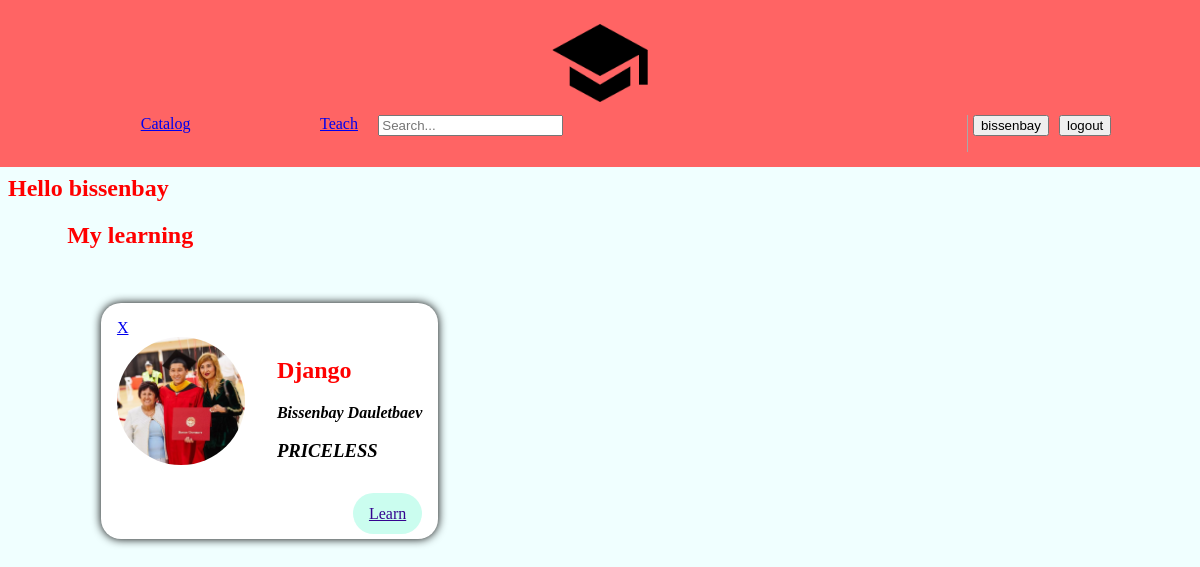
Screenshot of /account/Learning/ (signed in) with the database file from the repository.
### main/models.py (models this page shows, shortened)
class Course(models.Model):
    coursename = models.CharField(max_length=256, null=False)
    teacher = models.CharField(max_length=32, null=False)
    icon = models.ImageField(upload_to='course_images' , null=False)
    price = models.DecimalField(max_digits=8, decimal_places=2)
    added = models.ManyToManyField(User, default=None,related_name='added')
    learn_user = models.ManyToManyField(User,blank=True,related_name='learn_user')
    liked = models.BooleanField(default=False)

### main/views.py (the view)
# urls.py: path('account/Learning/', views.chec_learning, name='learn'),
def chec_learning(request):
    name = request.user.username
    user_id = User.objects.get(username = name).pk
    learn_courses = Course.objects.filter(
        Q(learn_user = user_id)
    )
    a = len(learn_courses)
    return render(request, 'main/Learning.html', {
        'a':a,
        'name':name,
        'courses': learn_courses,
        'request': request,
    })

### main/templates/main/Learning.html
{% include 'main/header.html' %} {% load static %}
<body>
    <div class="course">
        <h2>Hello {{ name }}</h2>
        <main>
            <section>
                {% if a == 0 %}
                <h2>You don't have learning any courses</h2>
                {% else %}
                <h2>My learning</h2>
                <ol>
                        {% for course in courses %}
                            <li class="meetup-item">
                            <article>
                                <a href="{% url 'delern'  courseid=course.id %}">X</a>
                                <div class="meetup-summary">
                                    <div class="meetup-image">
                                        <img src="{%static course.icon%}" , alt="src">
                                    </div>
                                    <div class="meetup-details">
                                        <h2>{{ course.coursename }}</h2>
                                        <address>
                                            <strong>{{ course.teacher }}</strong>
                                            {% if  course.teacher  == 'Yerbol Baygaraev' %}
                                                <h1>PRICELESS</h1>
                                            {% elif  course.teacher  == 'Bissenbay Dauletbaev' %}
                                                <h1>PRICELESS</h1>
                                            {% elif course.price == 0 %}
                                                <h1>Free</h1>
                                            {% else %}
                                                <p>${{ course.price }}</p>
                                            {% endif %}
                                        </address>
                                    </div>
                                </div>
                                <div class="meetup-actions">
                                    <a href="/{{course.pk}}" class="btn">Learn</a>
                                </div>
                            </article>
                            </li>
                        {% endfor %}
                    {% endif %}
                </ol>
            </section>
        </main>
    </div>
</body>
</html>

### main/templates/main/header.html (shortened to what this page needs)
{% extends 'main/test.html' %} {% load static %} {% block header %}
<head>
</head>
<body>
    <nav class="nav" style="margin: -1%">
        <span>
        <a  href="/html/"><img class="logo" src=" {% static 'main/logo.png' %} "></a>
    <ol>
        <li><a href="/">Catalog</a></li>
        <li><a href="/teach/">Teach</a></li>
        <form action="{% url 'searching' %}" method="post">
        <li><input type="search" placeholder="Search..." name = 'name'></li>
        </form>
        {% if request.user.is_authenticated %}
            <li class="lgin"> <a id ='' href="/account"><button>{{ request.user.username }}</button></a></li>
            <li class="reg"> <a href="{% url 'logout' %}"><button>logout</button> </a></li>
        {% else %}
            <li class="lgin"> <a href="/teach/login"><button>Log in</button></a></li>
            <li class="reg"> <a href="/teach/test"><button>Sign up</button> </a></li>
        {% endif %}
    </ol>
    </span>
    </nav>
</body>
{% endblock %}

### main/static/main/test.css (style rules this page uses)
body { background-color: azure; }
section { max-width: 100%; margin-left: 5%; }
h2 { color: red; }
ol { list-style: none; margin: 0; padding: 0; display: flex; flex-wrap: wrap; }
.meetup-item { margin: 3%; background-color: white; box-shadow: 0 0 10px black; padding: 1em; color: black; border-radius: 20px; min-width: 300px; }
.meetup-summary { display: flex; align-items: flex-start; }
.meetup-image { margin-right: 2rem; }
.meetup-image img { width: 8rem; height: 8rem; object-fit: cover; border-radius: 50%; }
.meetup-details address { font-style: italic; }
.meetup-actions { margin-top: 1.5rem; text-align: right; }
.meetup-actions .btn { background-color: #cbfdef; border-color: #cb82fb; color: #350490; padding: 0.75rem 1rem; border-radius: 100px; }
li { list-style-type: none; }

### main/static/main/header.css (style rules this page uses)
.logo { width: 104px; }
.nav { padding: 15px; text-align: center; display: block; background-color: #ff6464; }
.reg { margin-left: 10px; }
a { margin-top: 10px; }
li { margin-top: 0; margin-left: 11%; }
.lgin { margin-left: 5px; }

### rows the page displays
Course: icon (picture), coursename "Django", teacher "Bissenbay Dauletbaev", shows "PRICELESS"

### other values shown
{{ request.user.username }} "bissenbay"
{{ name }} "bissenbay"
